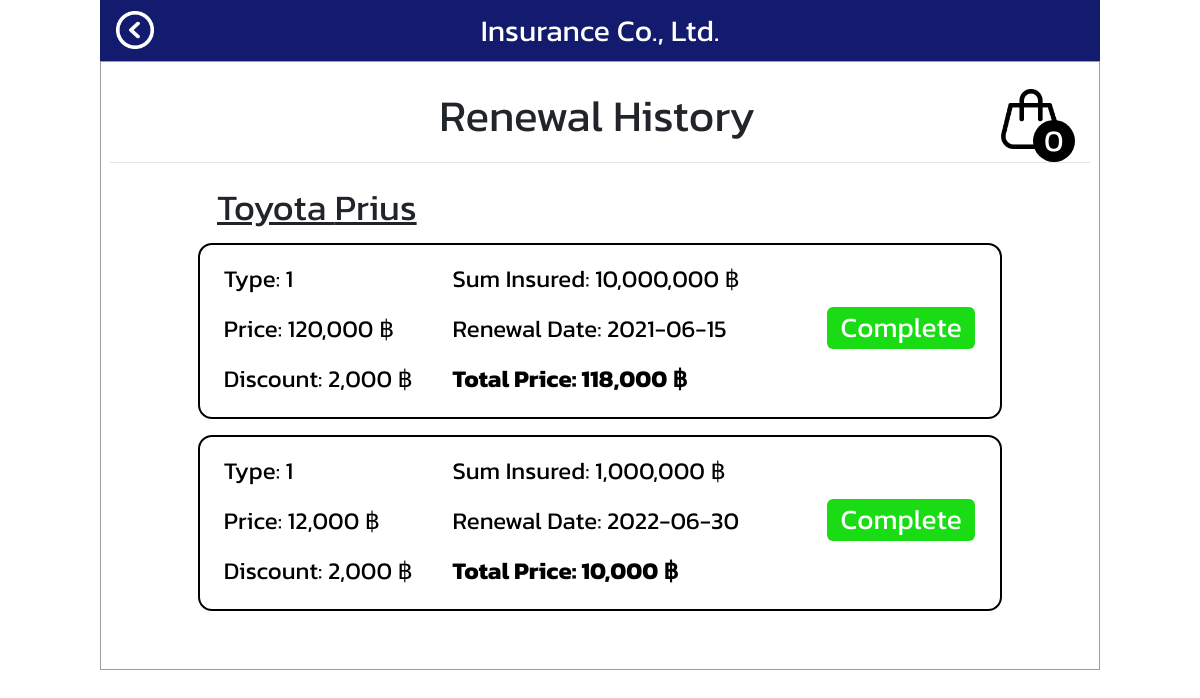
Screenshot of /user_history/74 with the database file from the repository.
### tables this page shows
CREATE TABLE "cars" (
	"id"	INTEGER NOT NULL,
	"users_id"	INTEGER NOT NULL,
	"brand"	TEXT,
	"model"	TEXT,
	"license_number"	TEXT,
	"modified_by"	INTEGER,
	"created_by"	INTEGER,
	"created_date"	datetime,
	"modified_date"	datetime,
	FOREIGN KEY("users_id") REFERENCES "users"("id"),
	PRIMARY KEY("id" AUTOINCREMENT)
);

CREATE TABLE "insurance" (
	"id"	INTEGER NOT NULL,
	"car_id"	INTEGER NOT NULL,
	"type"	TEXT NOT NULL,
	"price"	FLOAT NOT NULL,
	"discount"	FLOAT DEFAULT 0,
	"sum_insure"	FLOAT DEFAULT '',
	"effective_date"	datetime NOT NULL,
	"status"	TEXT,
	"modified_by"	INTEGER,
	"created_by"	INTEGER,
	"created_date"	datetime,
	"modified_date"	datetime,
	PRIMARY KEY("id" AUTOINCREMENT)
);

### app.py (the view)
@app.route("/user_history/<car_id>",)
def user_history(car_id):
    insurances = curdb.execute(
        "SELECT type, sum_insure, price, effective_date, discount, car_id, id, status FROM insurance WHERE car_id = ? AND status != '-1'", (car_id,)).fetchall()
    name = curdb.execute(
        "SELECT brand, model, license_number FROM cars WHERE id= ?", (car_id,)).fetchone()
    return render_template("user_history.html", insurances=insurances, name=name)

### app.py (called while the page is built)
def baht(value):
    value = int(value)
    return format(value, ",") + " ฿"

### templates/user_history.html (shortened to what this page needs)
{% extends "layout3.html" %}
{% block link %} / {% endblock %}
{% block main %}
<center>
    <div class="box15" style="display: inline-block;">
        <div class="box16" style="display: inline-block;">
            <span class="head3" style="vertical-align: middle;">Renewal History</span>
        </div>
        <span id="open">
            <div class="box17" style="display: inline-block; position: relative;">
                <img class="img3" src="/static/bag_buy_cart_market_shop_shopping_tote_icon_123191.png">
                <div class="circle1" style="vertical-align: middle; padding-bottom: 5px;">
                    <span id="insurance_cart" class="headtext"></span>
                </div>
            </div>
        </span>
    </div>
    <hr class="spliter1 mt-1 mx-0" />
</center>
<center>
    <div class="box13" style="display: inline-block;">
        <div class="box14" style="display: inline-block; margin-right: 466px; text-align: left;">
            <span class="head2 underline">{{name[0]}} {{name[1]}}</span>
        </div>
    </div>
    {% if cars != None %} {% for insurance in insurances %}
    <div class="box9 board2 m-2 rounded1">
        <div class="box10 locate2" style="display: inline-block;">
            <span class="head10"> Type: {{insurance[0]}} </span>
            <br>
            <span class="head10"> Price: {{insurance[2] | baht}}</span>
            <br>
            <span class="head10"> Discount: {{insurance[4] | baht}}</span>
        </div>
        <div class="box11 locate2" style="display: inline-block;">
            <span class="head10"> Sum Insured: {{insurance[1] | baht}}</span>
            <br>
            <span class="head10"> Renewal Date: {{insurance[3]}}</span>
            <br>
            <span class="head10 font-weight-bold"> Total Price: {{(insurance[2] - insurance[4]) | baht}}</span>
        </div>
        <div class="box12" style="display: inline-block;">
            <div type="button" name="{{insurance[7]}}"></div>
        </div>
    </div>
    {% endfor %} {% endif %}
</center>
{% endblock %}

### templates/layout3.html (shortened to what this page needs)
<!DOCTYPE html>
<html lang="en">
  <head>
    <link
      rel="stylesheet"
      href="https://stackpath.bootstrapcdn.com/bootstrap/4.1.3/css/bootstrap.min.css"
    />
    <link href="/static/styles.css" rel="stylesheet" />
  </head>
  <body>
    <div class="box2">
      <nav class="navbar navbar-custom">
        <a>
          <img src="/static/backbutton_104978.png" alt="back" class="img6" onclick="history.go(-1)">
        </a>
        <div class= "box21 center">
            <a class="headtext" href={% block link %}{% endblock %}>Insurance Co., Ltd.</a>
        </div>
      </nav>
      <div class= "box2 board1">
        {% block main %}{% endblock %}
      </div>
    </div>
  </body>
</html>

### static/styles.css (style rules this page uses)
.navbar-custom { background-color: #121B6D; }
.headtext { font-size: 30px; color: #ffffff; }
.board1 { border: 1px solid; border-color: #9C9C9C; }
.board2 { border: 2px solid; border-color: #000000; }
.head2 { font-size:36px; }
.head3 { font-size:44px; }
.head7 { font-size: 28px; }
.head10 { font-size: 24px; color: #000000; }
.underline { text-decoration: underline; }
.spliter1 { height: 1px; width: 980px; color: #B7B7B7; }
.img3 { max-width: 74px; height: auto; position: absolute; top: -38px; }
.img6 { width: 38px; height: 38px; position: absolute; top: 11px; }
.rounded1 { border-radius: 14px; }
.rounded2 { border-radius: 6px; }
.center { margin-left: auto; margin-right: auto; }
.formbox5 { height: 42px; width: 148px; line-height: 27px; }
.box2 { width: 1000px; height: auto; margin-left: auto; margin-right: auto; }
.box9 { width: 804px; height: 176px; display: inline-block; margin-left: auto; margin-right: auto; }
.box10 { width: 225px; height: auto; text-align: left; }
.box11 { width: 370px; height: auto; text-align: left; margin-top: 10px; }
.box12 { width: 150px; height: auto; vertical-align: middle; margin-bottom: 110px; }
.box13 { width: 804px; height: 55px; }
.box14 { width: 300px; height: 60px; }
.box15 { width: 890px; height: 84px; margin-top: 10px; margin-bottom: 2px; }
.box16 { width: 700px; height: 84px; margin-left: 84px; line-height: 84px; }
.box17 { width: 86px; }
.box21 { width: auto; height: auto; }
.locate2 { line-height: 48px; }
.circle1 { border-radius: 100px; background-color: #000000; color: white; width: 42px; height: 42px; position: absolute; left: 82px; line-height: 42px; }
.complete { background-color: #19DC15; color: white; }

### templates/layout3.html (style rules this page uses)
body { font-family: "Kanit", sans-serif !important; }

### rows the page displays
cars: brand "Toyota", model "Prius"
insurance: type "1", price "120,000 ฿", discount "2,000 ฿", sum_insure "10,000,000 ฿", effective_date "2021-06-15", (insurance[2]-insurance[4])|baht "118,000 ฿"
insurance: type "1", price "12,000 ฿", discount "2,000 ฿", sum_insure "1,000,000 ฿", effective_date "2022-06-30", (insurance[2]-insurance[4])|baht "10,000 ฿"
